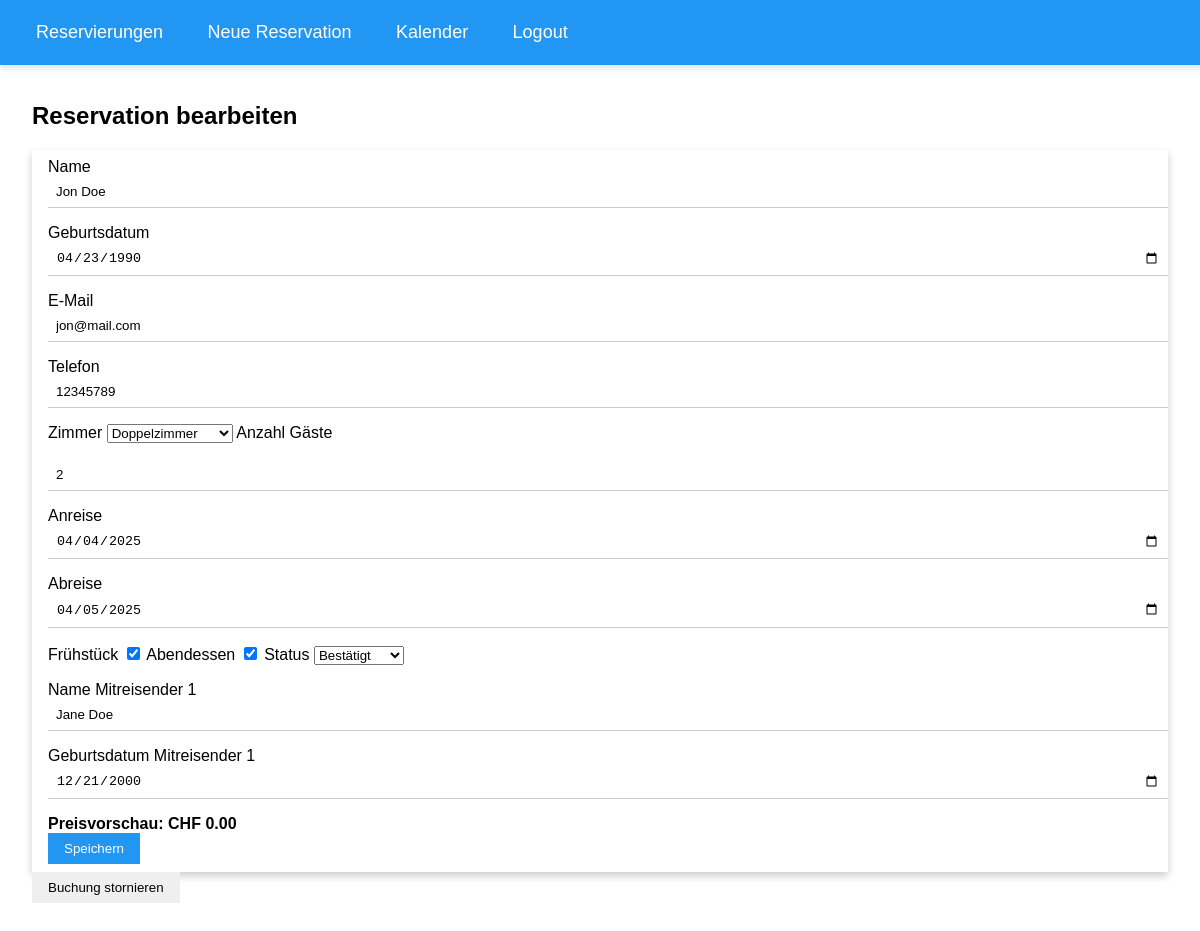
/edit/4899eab6 (signed in), run on the app's committed database.
### tables this page shows
CREATE TABLE bookings (
    id TEXT PRIMARY KEY,
    name TEXT,
    birthdate TEXT,
    room TEXT,
    guests INTEGER,
    arrival TEXT,
    departure TEXT,
    breakfast TEXT,
    dinner TEXT,
    email TEXT,
    phone TEXT,
    status TEXT DEFAULT 'Option'
);

CREATE TABLE guests (
    id INTEGER PRIMARY KEY AUTOINCREMENT,
    booking_id TEXT,
    name TEXT,
    birthdate TEXT,
    FOREIGN KEY (booking_id) REFERENCES bookings(id)
);

### app.py (the view, shortened to what this page needs)
@app.route('/edit/<id>', methods=['GET', 'POST'])
def edit_booking(id):
    if not session.get('user_id'):
        return redirect(url_for('login'))
    db = get_db()
    booking = db.execute('SELECT * FROM bookings WHERE id = ?', (id,)).fetchone()
    guests = db.execute('SELECT * FROM guests WHERE booking_id = ?', (id,)).fetchall()
    return render_template('edit_booking.html', booking=booking, guests=guests, rooms=rooms)

### app.py (called while the page is built)
def get_db():
    db = getattr(g, '_database', None)
    if db is None:
        db = g._database = sqlite3.connect(DATABASE)
        db.row_factory = sqlite3.Row
    return db

@app.teardown_appcontext
def close_connection(exception):
    db = getattr(g, '_database', None)
    if db is not None:
        db.close()

### templates/edit_booking.html (shortened to what this page needs)
{% extends "base.html" %}
{% block content %}
<h2>Reservation bearbeiten</h2>
<form method="POST" class="w3-container w3-card-4 w3-light-grey w3-padding">
  <label>Name</label>
  <input class="w3-input w3-margin-bottom" type="text" name="name" value="{{ booking.name }}" required>
  <label>Geburtsdatum</label>
  <input class="w3-input w3-margin-bottom" type="date" name="birthdate" value="{{ booking.birthdate }}" required>
  <label>E-Mail</label>
  <input class="w3-input w3-margin-bottom" type="email" name="email" value="{{ booking.email }}">
  <label>Telefon</label>
  <input class="w3-input w3-margin-bottom" type="text" name="phone" value="{{ booking.phone }}">
  <label>Zimmer</label>
  <select class="w3-select w3-margin-bottom" name="room" required>
    {% for room in rooms %}
      <option value="{{ room }}" {% if room == booking.room %}selected{% endif %}>{{ room }}</option>
    {% endfor %}
  </select>
  <label>Anzahl Gäste</label>
  <input class="w3-input w3-margin-bottom" type="number" name="guests" id="guests" value="{{ booking.guests }}" min="1" required>
  <label>Anreise</label>
  <input class="w3-input w3-margin-bottom" type="date" name="arrival" value="{{ booking.arrival }}" required>
  <label>Abreise</label>
  <input class="w3-input w3-margin-bottom" type="date" name="departure" value="{{ booking.departure }}" required>
  <label>Frühstück</label>
  <input class="w3-check" type="checkbox" name="breakfast" {% if booking.breakfast == 'on' %}checked{% endif %}>
  <label>Abendessen</label>
  <input class="w3-check" type="checkbox" name="dinner" {% if booking.dinner == 'on' %}checked{% endif %}>
  <label>Status</label>
  <select class="w3-select w3-margin-bottom" name="status">
    {% for s in ['Option', 'Bestätigt', 'Checked In', 'Storniert'] %}
      <option value="{{ s }}" {% if booking.status == s %}selected{% endif %}>{{ s }}</option>
    {% endfor %}
  </select>
  <div id="guest-details">
    {% for guest in guests %}
      <label>Name Mitreisender {{ loop.index }}</label>
      <input class="w3-input w3-margin-bottom" name="guest_name_{{ loop.index }}" value="{{ guest.name }}">
      <label>Geburtsdatum Mitreisender {{ loop.index }}</label>
      <input type="date" class="w3-input w3-margin-bottom" name="guest_birth_{{ loop.index }}" value="{{ guest.birthdate }}">
    {% endfor %}
  </div>
  <div class="w3-text-red w3-margin-top">
    <strong>Preisvorschau: CHF <span id="price-preview">0.00</span></strong>
  </div>
  <button class="w3-button w3-blue w3-margin-top" type="submit">Speichern</button>
</form>
<form method="post" action="/delete/{{ booking.id }}" onsubmit="return confirm('Buchung wirklich stornieren?');">
  <button class="w3-button w3-red w3-margin-top">Buchung stornieren</button>
</form>
{% endblock %}

### templates/base.html (shortened to what this page needs)
<!DOCTYPE html>
<html lang="de">
<head>
    <link rel="stylesheet" href="/static/w3.css">
    <link rel="stylesheet" href="/static/styles.css">
</head>
<body>
{% if 'login' not in request.endpoint %}
    <div class="w3-bar w3-blue w3-large">
        <a href="/" class="w3-bar-item w3-button w3-hover-opacity">Reservierungen</a>
        <a href="/new" class="w3-bar-item w3-button w3-hover-opacity">Neue Reservation</a>
        <a href="/calendar" class="w3-bar-item w3-button w3-hover-opacity">Kalender</a>
        <a href="/logout" class="w3-bar-item w3-button w3-hover-opacity w3-right">Logout</a>
    </div>
{% endif %}
<div class="w3-container" style="padding: 2em;">
    {% block content %}{% endblock %}
</div>
</body>
</html>

### static/w3.css (style rules this page uses)
body { font-family: Verdana, sans-serif; padding-top: 50px; margin: 0 }
.w3-container { padding: 0.01em 16px }
.w3-bar { position: fixed; top: 0; left: 0; width: 100%; z-index: 1000; }
.w3-bar .w3-button { white-space: normal }
.w3-blue { color: #fff !important; background-color: #2196F3 !important }
.w3-padding { padding: 8px 16px !important }
.w3-margin-bottom { margin-bottom: 16px !important }
.w3-input { padding: 8px; display: block; border: none; border-bottom: 1px solid #ccc; width: 100% }
.w3-button { border: none; display: inline-block; padding: 8px 16px; vertical-align: middle; overflow: hidden; text-decoration: none !important }
.w3-card-4, .w3-card { box-shadow: 0 4px 8px 0 rgba(0, 0, 0, 0.2) }

### static/styles.css (style rules this page uses)
.w3-bar { font-family: "Verdana", sans-serif; background-color: #2196F3 !important; box-shadow: 0px 4px 6px rgba(0, 0, 0, 0.1); padding: 12px 16px; transition: background-color 0.3s ease-in-out; }
.w3-bar .w3-button { font-size: 18px; padding: 10px 20px; color: white; transition: color 0.3s, background-color 0.3s; }
.w3-bar .w3-right { margin-right: 10px; }

### data on the page
bookings: name "Jon Doe", birthdate "04/23/1990", email "jon@mail.com", phone "12345789", room "Doppelzimmer", guests "2", arrival "04/04/2025", departure "04/05/2025", breakfast "☑", dinner "☑", status "Bestätigt"
guests: name "Jane Doe", birthdate "12/21/2000"
